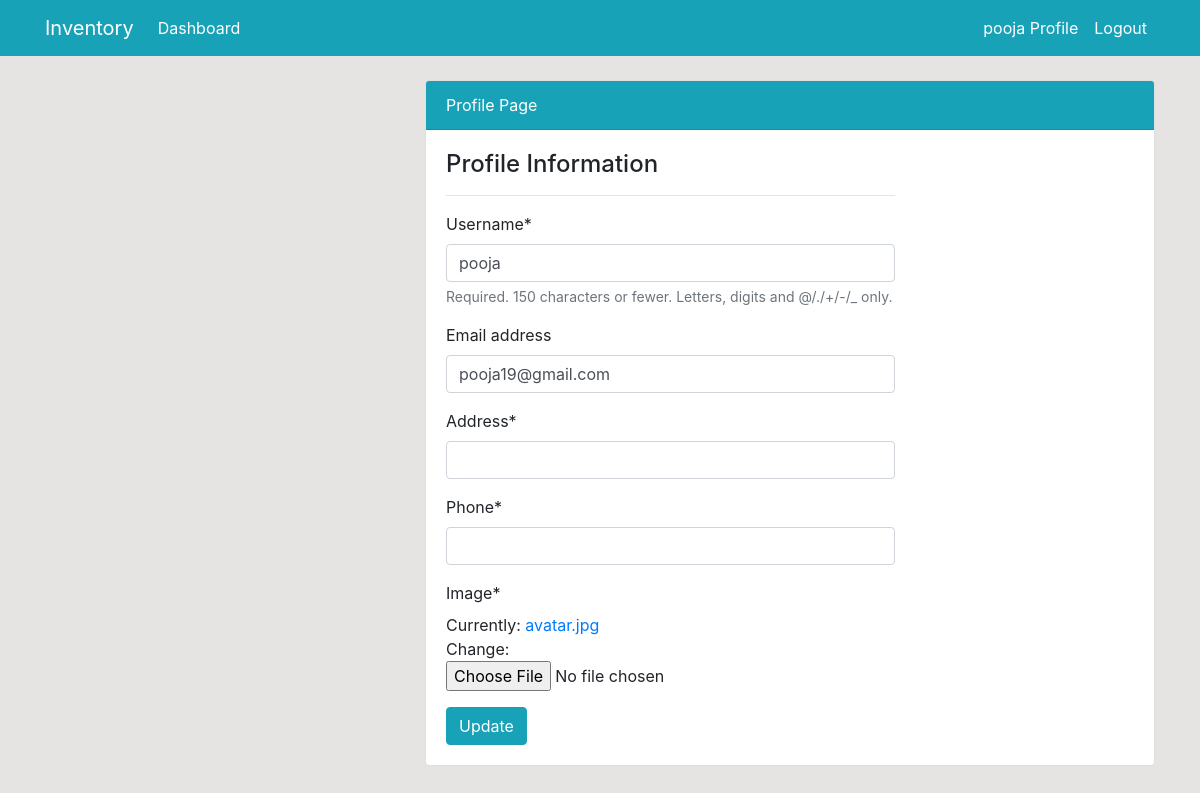
Page /profile/update/ (signed in) on the earlier database version.
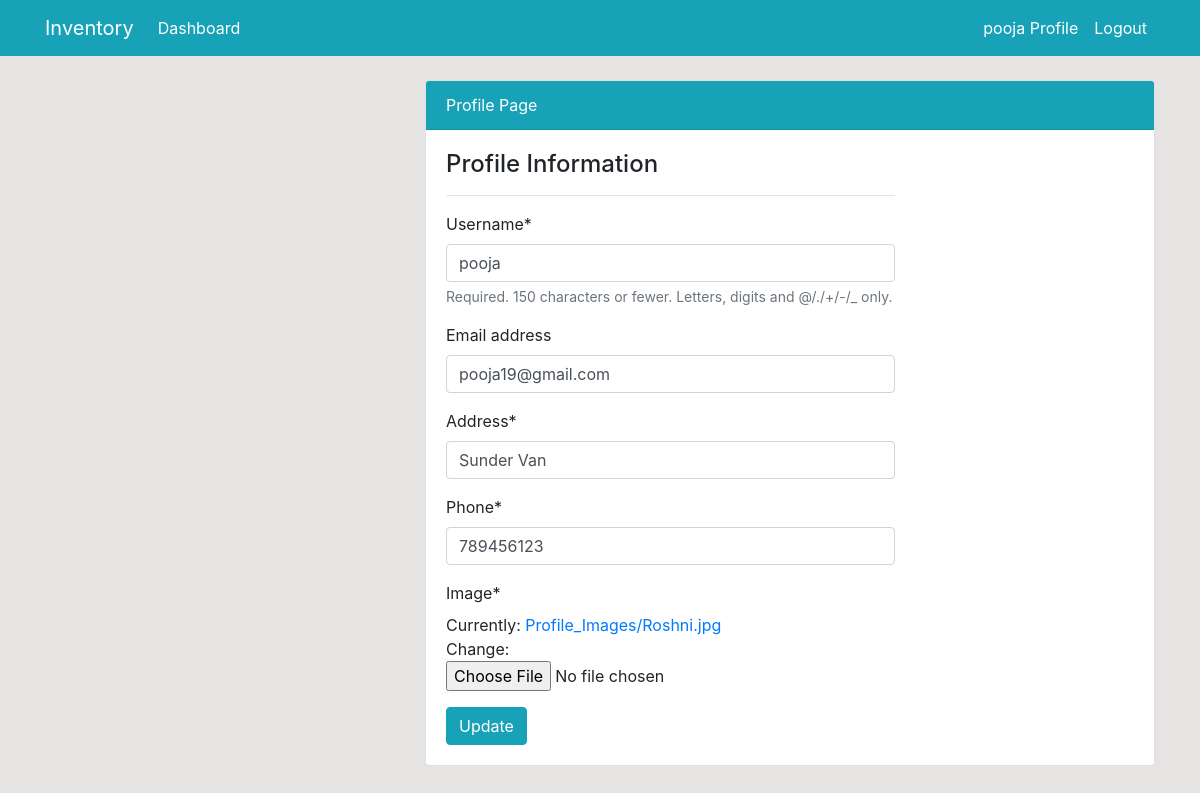
Same page on the later database version.
### user/models.py (models this page shows, shortened)
class Profile(models.Model):
    staff = models.OneToOneField(User, on_delete=models.CASCADE, null=True)
    address = models.CharField(max_length=200)
    phone = models.CharField(max_length=20, null=True)
    image = models.ImageField(default = 'avatar.jpg', upload_to = 'Profile_Images')

### user/views.py (the view)
# urls.py: path('profile/update/', user_views.profile_update, name='user-profile-update'),
def profile_update(request):
    if request.method == 'POST':
        user_form = UserUpdateForm(request.POST, instance=request.user)
        profile_form = ProfileUpdateForm(request.POST, request.FILES, instance=request.user.profile)
        if user_form.is_valid() and profile_form.is_valid():
            user_form.save()
            profile_form.save()
            return redirect('user-profile')
    else:
        user_form = UserUpdateForm(instance=request.user)
        profile_form = ProfileUpdateForm(instance=request.user.profile)
    context = {
        'user_form' : user_form,
        'profile_form' : profile_form,
    }
    return render(request, 'user/profile_update.html', context)

### user/forms.py
class UserUpdateForm(forms.ModelForm):
    class Meta:
        model = User
        fields = ['username', 'email']

class ProfileUpdateForm(forms.ModelForm):
    class Meta:
        model = Profile
        fields = ['address', 'phone' , 'image']

### templates/user/profile_update.html (shortened to what this page needs)
{% extends 'partials/base.html' %}
{% load crispy_forms_tags %}
{% block content %}
<div class="container">
    <div class="row my-4">
        <div class="col-md-4">
        </div>
        <div class="col-md-8">
            <div class="card">
                <div class="card-header bg-info text-white">
                    Profile Page
                </div>
                <div class="card-body">
                    <div class="row">
                        <div class="col-md-8">
                            <span class="h4"> Profile Information</span>
                            <hr>
                            <form method="POST" enctype="multipart/form-data">
                                {{ user_form|crispy }}
                                {{ profile_form|crispy }}
                                <input class="btn btn-info" type="submit" value="Update">
                             </form>
                        </div>
                    </div>
                </div>
            </div>
        </div>
    </div>
</div>
{% endblock %}

Differences in the rows shown:
changed Profile: address (not shown) → "Sunder Van"; phone (not shown) → "789456123"
Other differences:
text no longer shown: "Address * Phone * Image * Currently: avatar.jpg Change:"
text now shown: "Address * Phone * Image * Currently: Profile_Images/Roshni.jpg Change:"
